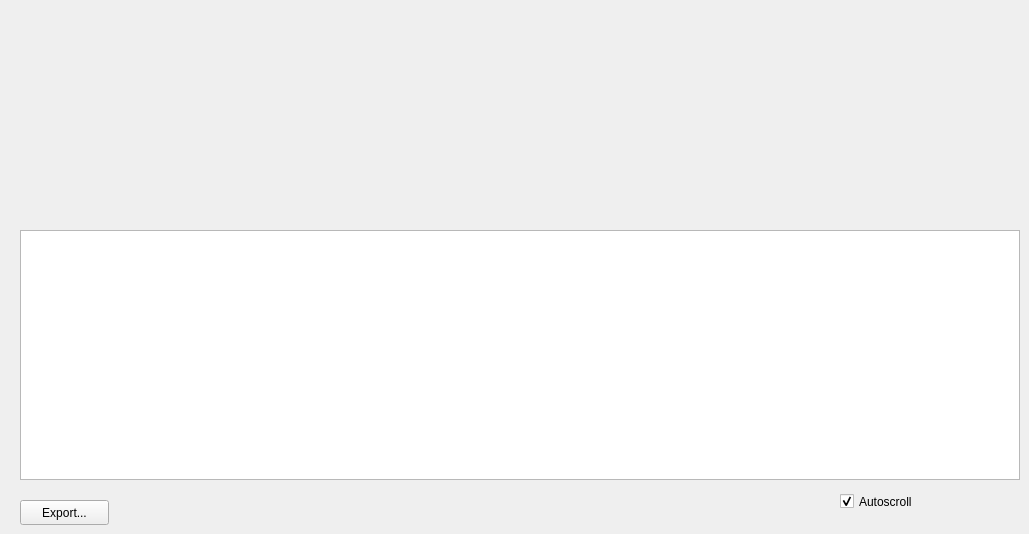
      <widget class="QWidget" name="loggingTab">
       <attribute name="title">
        <string>Logging</string>
       </attribute>
       <widget class="QPushButton" name="pushButton">
        <property name="geometry">
         <rect>
          <x>20</x>
          <y>500</y>
          <width>89</width>
          <height>25</height>
         </rect>
        </property>
        <property name="text">
         <string>Export...</string>
        </property>
       </widget>
       <widget class="QCheckBox" name="autoScrollTerminalCheck">
        <property name="geometry">
         <rect>
          <x>840</x>
          <y>490</y>
          <width>92</width>
          <height>23</height>
         </rect>
        </property>
        <property name="text">
         <string>Autoscroll</string>
        </property>
        <property name="checked">
         <bool>true</bool>
        </property>
       </widget>
       <widget class="QTextEdit" name="logTerminalEdit">
        <property name="geometry">
         <rect>
          <x>20</x>
          <y>230</y>
          <width>1000</width>
          <height>250</height>
         </rect>
        </property>
        <property name="minimumSize">
         <size>
          <width>0</width>
          <height>27</height>
         </size>
        </property>
        <property name="maximumSize">
         <size>
          <width>16777215</width>
          <height>300</height>
         </size>
        </property>
        <property name="baseSize">
         <size>
          <width>0</width>
          <height>250</height>
         </size>
        </property>
        <property name="readOnly">
         <bool>true</bool>
        </property>
        <property name="html">
         <string>&lt;!DOCTYPE HTML PUBLIC &quot;-//W3C//DTD HTML 4.0//EN&quot; &quot;http://www.w3.org/TR/REC-html40/strict.dtd&quot;&gt;
&lt;html&gt;&lt;head&gt;&lt;meta name=&quot;qrichtext&quot; content=&quot;1&quot; /&gt;&lt;style type=&quot;text/css&quot;&gt;
p, li { white-space: pre-wrap; }
&lt;/style&gt;&lt;/head&gt;&lt;body style=&quot; font-family:'Ubuntu'; font-size:11pt; font-weight:400; font-style:normal;&quot;&gt;
&lt;p style=&quot;-qt-paragraph-type:empty; margin-top:0px; margin-bottom:0px; margin-left:0px; margin-right:0px; -qt-block-indent:0; text-indent:0px;&quot;&gt;&lt;br /&gt;&lt;/p&gt;&lt;/body&gt;&lt;/html&gt;</string>
        </property>
       </widget>
      </widget>
